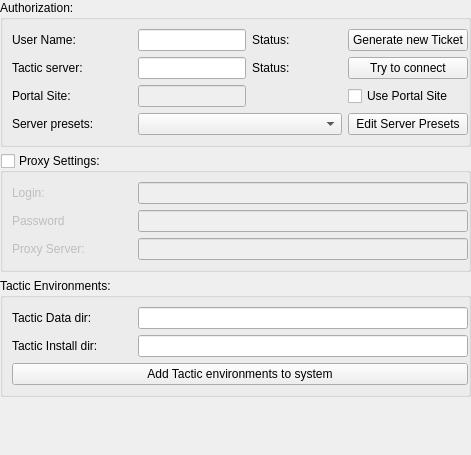
<?xml version="1.0" encoding="UTF-8"?>
<ui version="4.0">
 <class>serverPageWidget</class>
 <widget class="QWidget" name="serverPageWidget">
  <layout class="QVBoxLayout" name="serverPageWidgetLayout">
   <property name="spacing">
    <number>6</number>
   </property>
   <property name="margin">
    <number>0</number>
   </property>
   <item>
    <widget class="QGroupBox" name="authorizingGroupBox">
     <property name="title">
      <string>Authorization:</string>
     </property>
     <property name="flat">
      <bool>true</bool>
     </property>
     <layout class="QGridLayout" name="authorizationLayout">
      <property name="rightMargin">
       <number>0</number>
      </property>
      <item row="0" column="1">
       <widget class="QLineEdit" name="userNameLineEdit">
        <property name="minimumSize">
         <size>
          <width>80</width>
          <height>0</height>
         </size>
        </property>
       </widget>
      </item>
      <item row="0" column="0">
       <widget class="QLabel" name="userNameLable">
        <property name="minimumSize">
         <size>
          <width>120</width>
          <height>0</height>
         </size>
        </property>
        <property name="text">
         <string>User Name:</string>
        </property>
       </widget>
      </item>
      <item row="0" column="2">
       <widget class="QLabel" name="loginStatusLable">
        <property name="minimumSize">
         <size>
          <width>90</width>
          <height>0</height>
         </size>
        </property>
        <property name="text">
         <string>Status:</string>
        </property>
       </widget>
      </item>
      <item row="1" column="3">
       <widget class="QPushButton" name="connectToServerButton">
        <property name="minimumSize">
         <size>
          <width>120</width>
          <height>0</height>
         </size>
        </property>
        <property name="text">
         <string>Try to connect</string>
        </property>
       </widget>
      </item>
      <item row="1" column="2">
       <widget class="QLabel" name="tacticStatusLable">
        <property name="minimumSize">
         <size>
          <width>90</width>
          <height>0</height>
         </size>
        </property>
        <property name="text">
         <string>Status:</string>
        </property>
       </widget>
      </item>
      <item row="1" column="0">
       <widget class="QLabel" name="tacticServerLable">
        <property name="text">
         <string>Tactic server:</string>
        </property>
       </widget>
      </item>
      <item row="0" column="3">
       <widget class="QPushButton" name="generateTicketButton">
        <property name="text">
         <string>Generate new Ticket</string>
        </property>
       </widget>
      </item>
      <item row="1" column="1">
       <widget class="QLineEdit" name="tacticServerLineEdit">
        <property name="minimumSize">
         <size>
          <width>80</width>
          <height>0</height>
         </size>
        </property>
       </widget>
      </item>
      <item row="3" column="0">
       <widget class="QLabel" name="savedServerPresetLabel">
        <property name="text">
         <string>Server presets:</string>
        </property>
       </widget>
      </item>
      <item row="3" column="3">
       <widget class="QPushButton" name="editServerPresetsPushButton">
        <property name="text">
         <string>Edit Server Presets</string>
        </property>
       </widget>
      </item>
      <item row="3" column="1" colspan="2">
       <widget class="QComboBox" name="serverPresetsComboBox"/>
      </item>
      <item row="2" column="0">
       <widget class="QLabel" name="portalSiteLabel">
        <property name="text">
         <string>Portal Site:</string>
        </property>
       </widget>
      </item>
      <item row="2" column="1">
       <widget class="QLineEdit" name="siteLineEdit">
        <property name="enabled">
         <bool>false</bool>
        </property>
       </widget>
      </item>
      <item row="2" column="3">
       <widget class="QCheckBox" name="usePortalSiteCheckBox">
        <property name="text">
         <string>Use Portal Site</string>
        </property>
       </widget>
      </item>
     </layout>
    </widget>
   </item>
   <item>
    <widget class="QGroupBox" name="proxyGroupBox">
     <property name="title">
      <string>Proxy Settings:</string>
     </property>
     <property name="flat">
      <bool>true</bool>
     </property>
     <property name="checkable">
      <bool>true</bool>
     </property>
     <property name="checked">
      <bool>false</bool>
     </property>
     <layout class="QGridLayout" name="proxyGridLayout">
      <property name="rightMargin">
       <number>0</number>
      </property>
      <item row="0" column="0">
       <widget class="QLabel" name="proxyUserNameLabel">
        <property name="minimumSize">
         <size>
          <width>120</width>
          <height>0</height>
         </size>
        </property>
        <property name="text">
         <string>Login:</string>
        </property>
       </widget>
      </item>
      <item row="1" column="0">
       <widget class="QLabel" name="proxyPasswordLabel">
        <property name="text">
         <string>Password</string>
        </property>
       </widget>
      </item>
      <item row="2" column="0">
       <widget class="QLabel" name="proxyServerLabel">
        <property name="text">
         <string>Proxy Server:</string>
        </property>
       </widget>
      </item>
      <item row="0" column="1">
       <widget class="QLineEdit" name="proxyLoginLineEdit"/>
      </item>
      <item row="1" column="1">
       <widget class="QLineEdit" name="proxyPasswordLineEdit">
        <property name="echoMode">
         <enum>QLineEdit::Password</enum>
        </property>
       </widget>
      </item>
      <item row="2" column="1">
       <widget class="QLineEdit" name="proxyServerLineEdit"/>
      </item>
     </layout>
    </widget>
   </item>
   <item>
    <widget class="QGroupBox" name="environmentsGroupBox">
     <property name="title">
      <string>Tactic Environments:</string>
     </property>
     <property name="flat">
      <bool>true</bool>
     </property>
     <layout class="QGridLayout" name="environmentLayout">
      <property name="rightMargin">
       <number>0</number>
      </property>
      <item row="0" column="0">
       <widget class="QLabel" name="tacticEnvLable">
        <property name="minimumSize">
         <size>
          <width>120</width>
          <height>0</height>
         </size>
        </property>
        <property name="text">
         <string>Tactic Data dir:</string>
        </property>
       </widget>
      </item>
      <item row="0" column="1">
       <widget class="QLineEdit" name="tacticEnvLineEdit"/>
      </item>
      <item row="1" column="0">
       <widget class="QLabel" name="tacticInstallDirLable">
        <property name="text">
         <string>Tactic Install dir:</string>
        </property>
       </widget>
      </item>
      <item row="1" column="1">
       <widget class="QLineEdit" name="tacticInstallDirLineEdit"/>
      </item>
      <item row="2" column="0" colspan="2">
       <widget class="QPushButton" name="addTacticEnv">
        <property name="text">
         <string>Add Tactic environments to system</string>
        </property>
       </widget>
      </item>
     </layout>
    </widget>
   </item>
   <item>
    <spacer name="verticalSpacer">
     <property name="orientation">
      <enum>Qt::Vertical</enum>
     </property>
     <property name="sizeHint" stdset="0">
      <size>
       <width>20</width>
       <height>58</height>
      </size>
     </property>
    </spacer>
   </item>
  </layout>
 </widget>
 <resources/>
 <connections>
  <connection>
   <sender>usePortalSiteCheckBox</sender>
   <signal>toggled(bool)</signal>
   <receiver>siteLineEdit</receiver>
   <slot>setEnabled(bool)</slot>
   <hints>
    <hint type="sourcelabel">
     <x>314</x>
     <y>98</y>
    </hint>
    <hint type="destinationlabel">
     <x>267</x>
     <y>97</y>
    </hint>
   </hints>
  </connection>
 </connections>
</ui>
